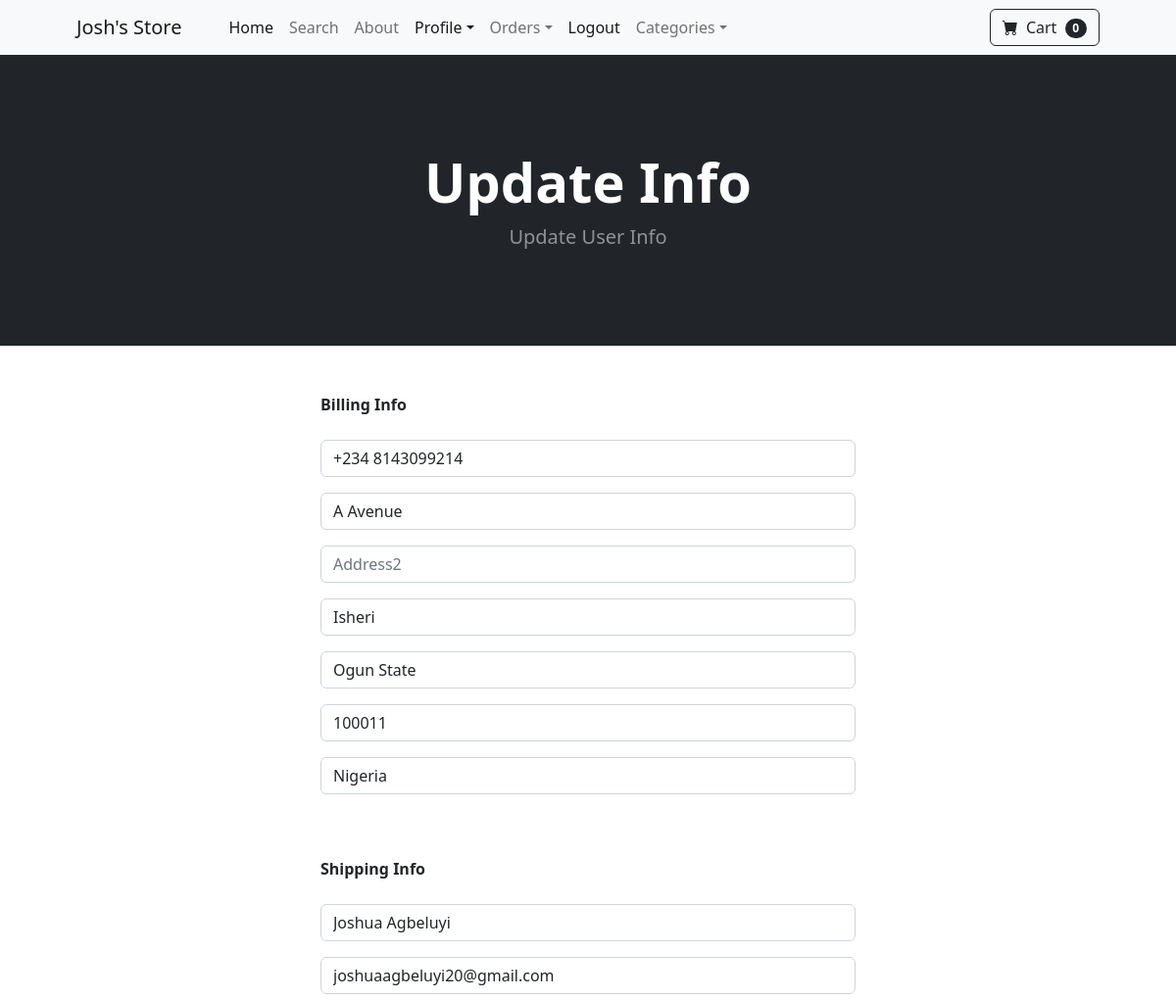
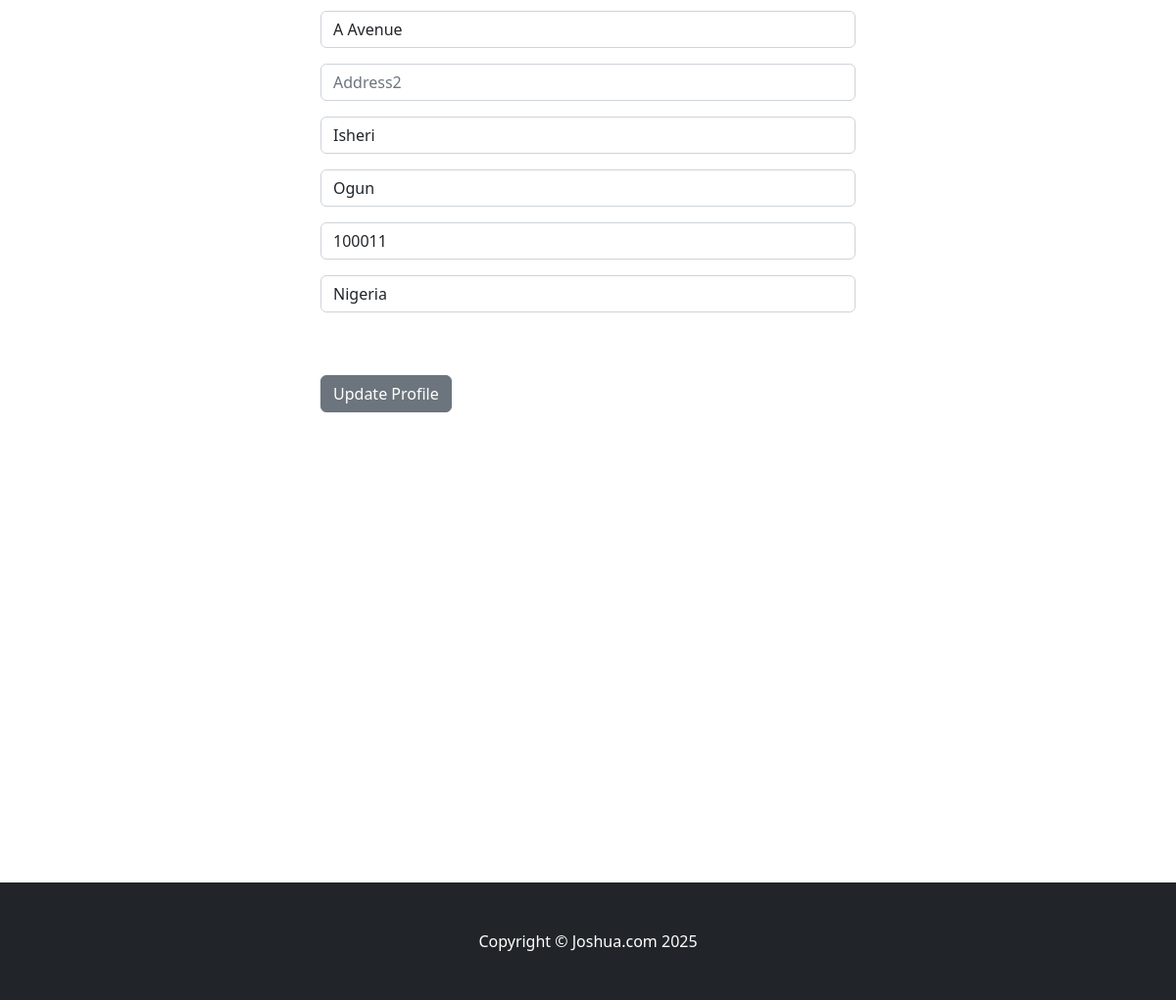
The page /update_info/ (signed in) on the database its author committed (2 pictures, top to bottom).
### store/models.py (models this page shows, shortened)
class Profile(models.Model):
    user = models.OneToOneField(User, on_delete=models.CASCADE)
    date_modified = models.DateTimeField(User, auto_now=True)
    phone = models.CharField( max_length=20, default='', blank=True)
    address1 = models.CharField(max_length=100, default='', blank=True)
    address2 = models.CharField(max_length=100, default='', blank=True)
    city = models.CharField(max_length=50, default='', blank=True)
    state = models.CharField(max_length=50, default='', blank=True)
    country = models.CharField(max_length=50, default='', blank=True)
    zip_code = models.CharField(max_length=20, default='', blank=True)
    old_cart = models.CharField(default='', blank=True, null=True)

### payment/models.py (models this page shows, shortened)
class ShippingAddress(models.Model):
    user = models.ForeignKey(User, on_delete=models.CASCADE, null=True, blank=True)
    shipping_full_name = models.CharField(max_length=255)
    shipping_email = models.EmailField(max_length=255)
    shipping_address1 = models.CharField(max_length=255)
    shipping_address2 = models.CharField(max_length=255, blank=True, null=True)
    shipping_city = models.CharField(max_length=100)
    shipping_state = models.CharField(max_length=100, blank=True, null=True)
    shipping_zip_code = models.CharField(max_length=20, blank=True, null=True)
    shipping_country = models.CharField(max_length=100)
    class Meta:
        verbose_name_plural = 'Shipping Address'

### store/views.py (the view)
# urls.py: path('update_info/', views.update_info, name='update_info'),
def update_info(request):
    if request.user.is_authenticated:
        current_user = Profile.objects.get(user__id=request.user.id)
        shipping_user = ShippingAddress.objects.get(user__id=request.user.id)
        form = UserInfoForm(request.POST or None, instance=current_user)
        shipping_form = ShippingForm(request.POST or None, instance=shipping_user)
        if form.is_valid() or shipping_form.is_valid():
            form.save()#Save the user info
            shipping_form.save() #Save the shipping address
            messages.success(request, ("Your profile has been updated!"))
            return redirect('home')
        return render(request, 'update_info.html', {'form':form, 'shipping_form':shipping_form})
    else:
        messages.success(request, ("You must be logged in to update your profile..."))
        return redirect('home')

### store/forms.py
class UserInfoForm(forms.ModelForm):
	phone = forms.CharField(label="", widget=forms.TextInput(attrs={'class':'form-control', 'placeholder':'Phone Number'}), required=False)
	address1 = forms.CharField(label="", widget=forms.TextInput(attrs={'class':'form-control', 'placeholder':'Address1'}), required=False)
	address2 = forms.CharField(label="", widget=forms.TextInput(attrs={'class':'form-control', 'placeholder':'Address2'}), required=False)
	city = forms.CharField(label="", widget=forms.TextInput(attrs={'class':'form-control', 'placeholder':'City'}), required=False)
	state = forms.CharField(label="", widget=forms.TextInput(attrs={'class':'form-control', 'placeholder':'State'}), required=False)
	zip_code = forms.CharField(label="", widget=forms.TextInput(attrs={'class':'form-control', 'placeholder':'Zipcode'}), required=False)
	country = forms.CharField(label="", widget=forms.TextInput(attrs={'class':'form-control', 'placeholder':'Country'}), required=False)
	class Meta:
		model = Profile
		fields = ('phone', 'address1', 'address2', 'city', 'state', 'zip_code', 'country')
	def __init__(self, *args, **kwargs):
		super(UserInfoForm, self).__init__(*args, **kwargs)

### cart/cart.py (called while the page is built)
    def __len__(self):
        return len(self.cart)

### cart/context_processors.py (called while the page is built)
def cart(request):
    return {'cart': Cart(request)}

### store/templates/update_info.html (shortened to what this page needs)
{% extends 'base.html' %}
{% block content %}
        <header class="bg-dark py-5">
            <div class="container px-4 px-lg-5 my-5">
                <div class="text-center text-white">
                    <h1 class="display-4 fw-bolder">Update Info</h1>
                    <p class="lead fw-normal text-white-50 mb-0">Update User Info</p>
                </div>
            </div>
        </header>
        <div class="container">
            <div class="row">
                    <div class="col-md-6 offset-md-3">
                        <br/><br/>
                        <strong>Billing Info</strong>
                        <br/><br/>
<form method="POST" action="{% url 'update_info' %}">
    {{ form.as_p }}
    <br/><br/>
    <strong>Shipping Info</strong>
    <br/><br/>
    {{ shipping_form.as_p }}
    <br/><br/>
    <button type="submit" class="btn btn-secondary">
        Update Profile
    </button>
</form>
<br/><br/>
                        <br/><br/>
                        <br/><br/>
                        <br/><br/>
                        <br/><br/>
                        <br/><br/>
                        <br/><br/>
                        <br/><br/>
                        <br/><br/>
                        <br/><br/>
                    </div>
            </div>
        </div>
{% endblock %}

### rows shown on the page
Profile: phone "+234 8143099214", address1 "A Avenue", city "Isheri", state "Ogun State", zip_code "100011", country "Nigeria"
ShippingAddress: shipping_full_name "Joshua Agbeluyi", shipping_email "joshuaagbeluyi20@gmail.com", shipping_address1 "A Avenue", shipping_city "Isheri", shipping_state "Ogun", shipping_zip_code "100011", shipping_country "Nigeria"

### other values the page prints
{{ cart|length }} "0"
